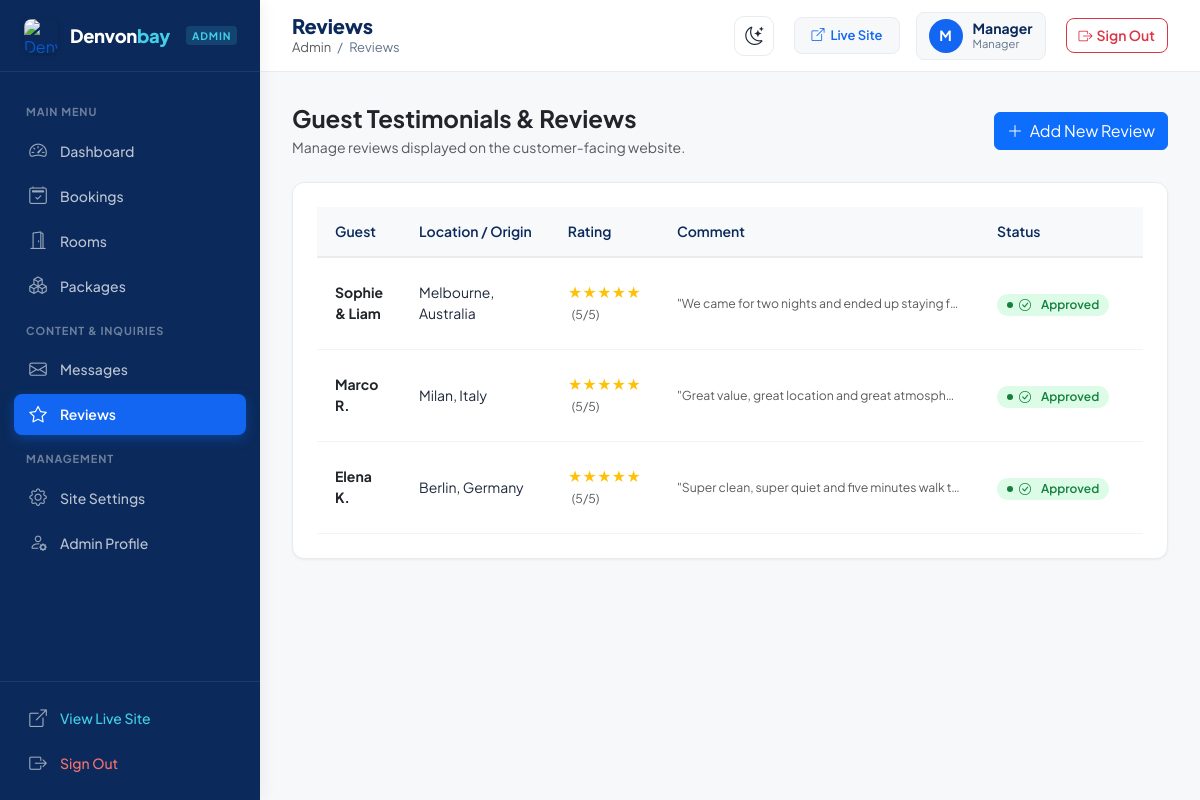
The page /admin/reviews.php (signed in) on the database its author committed.
### tables this page shows
CREATE TABLE IF NOT EXISTS `reviews` (
  `id` INT AUTO_INCREMENT PRIMARY KEY,
  `guest_name` VARCHAR(100) NOT NULL,
  `location` VARCHAR(100) DEFAULT 'Sri Lanka',
  `rating` INT NOT NULL DEFAULT 5,
  `comment` TEXT NOT NULL,
  `is_approved` TINYINT(1) NOT NULL DEFAULT 1,
  `created_at` DATETIME DEFAULT CURRENT_TIMESTAMP
);

### admin/reviews.php (the view, shortened to what this page needs)
<?php
require_once __DIR__ . '/../config/database.php';
$reviews = $pdo->query("SELECT * FROM reviews ORDER BY created_at DESC")->fetchAll();
require_once __DIR__ . '/admin-header.php';
?>
<div class="d-flex justify-content-between align-items-center mb-4 flex-wrap gap-2">
    <div>
        <h2 class="h4 mb-1 fw-bold text-dark">Guest Testimonials & Reviews</h2>
        <p class="text-muted small mb-0">Manage reviews displayed on the customer-facing website.</p>
    </div>
    <a href="review-add.php" class="btn btn-primary">
        <i class="bi bi-plus-lg me-1"></i> Add New Review
    </a>
</div>
<div class="admin-card">
    <div class="table-responsive">
        <table class="table admin-table align-middle mb-0">
            <thead>
                <tr>
                    <th>Guest</th>
                    <th>Location / Origin</th>
                    <th>Rating</th>
                    <th>Comment</th>
                    <th>Status</th>
                    <th>Date</th>
                </tr>
            </thead>
            <tbody>
                <?php if (empty($reviews)): ?>
                    <tr><td colspan="7" class="text-center py-4 text-muted">No reviews recorded yet.</td></tr>
                <?php else: ?>
                    <?php foreach ($reviews as $rev): ?>
                        <tr>
                            <td>
                                <strong class="text-dark d-block"><?= htmlspecialchars($rev['guest_name']) ?></strong>
                            </td>
                            <td><?= htmlspecialchars($rev['location'] ?? '—') ?></td>
                            <td>
                                <span class="text-warning fw-bold">
                                    <?= str_repeat('★', (int)$rev['rating']) . str_repeat('☆', 5 - (int)$rev['rating']) ?>
                                </span>
                                <small class="text-muted ms-1">(<?= (int)$rev['rating'] ?>/5)</small>
                            </td>
                            <td style="max-width: 320px;">
                                <div class="text-truncate text-muted small" title="<?= htmlspecialchars($rev['comment']) ?>">
                                    "<?= htmlspecialchars($rev['comment']) ?>"
                                </div>
                            </td>
                            <td>
                                <form method="POST" class="d-inline">
                                    <button type="submit" class="btn p-0 border-0 bg-transparent text-decoration-none" title="Click to toggle status">
                                        <?php if ($rev['is_approved']): ?>
                                            <span class="badge-status badge-confirmed cursor-pointer"><i class="bi bi-check-circle me-1"></i>Approved</span>
                                        <?php else: ?>
                                            <span class="badge-status badge-pending cursor-pointer"><i class="bi bi-clock me-1"></i>Pending</span>
                                        <?php endif; ?>
                                    </button>
                                </form>
                            </td>
                            <td>
                            </td>
                        </tr>
                    <?php endforeach; ?>
                <?php endif; ?>
            </tbody>
        </table>
    </div>
</div>
<?php require_once __DIR__ . '/admin-footer.php'; ?>

### assets/css/admin.css (style rules this page uses)
:root { --admin-primary: #1266F1; --admin-primary-hover: #0758D9; --admin-dark: #0B2A5B; --admin-aqua: #42CFE8; --admin-sidebar-bg: #0B2A5B; --admin-sidebar-hover: rgba(255, 255, 255, 0.08); --admin-sidebar-active: #1266F1; --admin-sidebar-text: rgba(255, 255, 255, 0.72); --admin-bg: #F7F8FA; --admin-card: #FFFFFF; --admin-border: #E8ECEF; --admin-border-light: #F1F3F5; --admin-text: #1E293B; --admin-muted: #64748B; --admin-success: #16A34A; --admin-success-bg: #DCFCE7; --admin-warning: #D97706; --admin-warning-bg: #FEF3C7; --admin-danger: #DC2626; --admin-danger-bg: #FEE2E2; --admin-info: #0284C7; --admin-info-bg: #E0F2FE; --admin-radius: 12px; --admin-radius-sm: 8px; --admin-shadow-sm: 0 1px 3px rgba(0, 0, 0, 0.04), 0 1px 2px rgba(0, 0, 0, 0.02); --admin-shadow: 0 4px 16px rgba(11, 42, 91, 0.05); --admin-shadow-lg: 0 10px 30px rgba(11, 42, 91, 0.08); }
*, *::before, *::after { box-sizing: border-box; }
body.admin-body { background-color: var(--admin-bg); font-family: 'Plus Jakarta Sans', -apple-system, BlinkMacSystemFont, sans-serif; color: var(--admin-text); margin: 0; padding: 0; min-height: 100vh; -webkit-font-smoothing: antialiased; }
.admin-card { background: var(--admin-card); border-radius: var(--admin-radius); border: 1px solid var(--admin-border); box-shadow: var(--admin-shadow-sm); padding: 24px; margin-bottom: 24px; }
.admin-table { width: 100%; border-collapse: collapse; font-size: 0.875rem; }
.admin-table th { background: #F8F9FB; padding: 14px 18px; font-weight: 600; color: var(--admin-dark); text-align: left; border-bottom: 2px solid var(--admin-border); white-space: nowrap; }
.admin-table td { padding: 14px 18px; border-bottom: 1px solid var(--admin-border-light); vertical-align: middle; color: var(--admin-text); }
.badge-status { display: inline-flex; align-items: center; gap: 6px; padding: 4px 10px; border-radius: 999px; font-size: 0.75rem; font-weight: 600; text-transform: capitalize; line-height: 1.2; }
.badge-status::before { content: ''; width: 6px; height: 6px; border-radius: 50%; background: currentColor; }
.badge-confirmed { background: var(--admin-success-bg); color: #15803D; }

### rows shown on the page
reviews: guest_name "Sophie & Liam", location "Melbourne, Australia", rating "★★★★★", rating "5", comment "We came for two nights and ended up staying f…", is_approved 1 (drawn)
reviews: guest_name "Marco R.", location "Milan, Italy", rating "★★★★★", rating "5", comment "Great value, great location and great atmosph…", is_approved 1 (drawn)
reviews: guest_name "Elena K.", location "Berlin, Germany", rating "★★★★★", rating "5", comment "Super clean, super quiet and five minutes walk t…", is_approved 1 (drawn)

### other values the page prints
$adminTitle "Reviews"
substr($adminUsername, 0, 1) "M"
$adminUsername "Manager"
